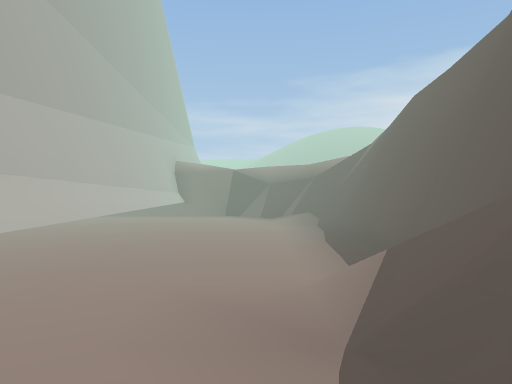
[1] (above)

13 first-person views from a walk through a scene from a Unity 3-D project. The camera is 1.2 m above the floor, looks level and sees 70° across. The floor is counted in squares, 2 m on a side. Each view is taken from the middle of a square. On the plan, view 1 faces up. The plan holds only what a view shows up to about 10 squares ahead; the rest is blank. The place goes on beyond the plan. The player character is not drawn.

[2]
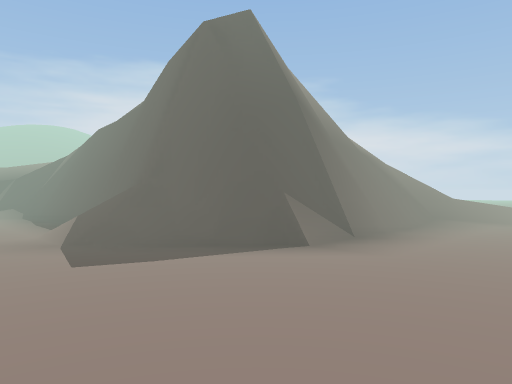

[3]
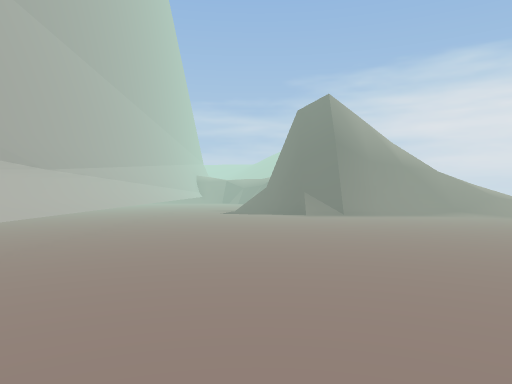

[4]
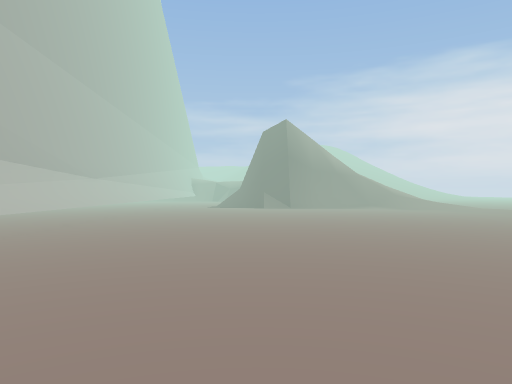

[5]
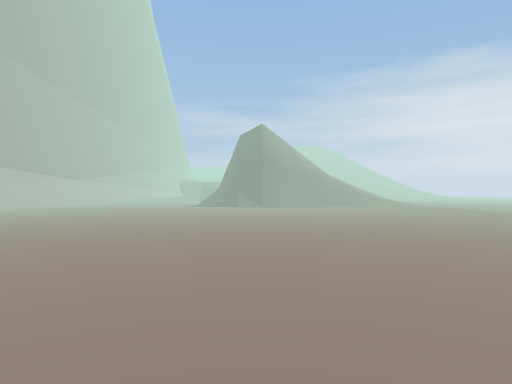

[6]
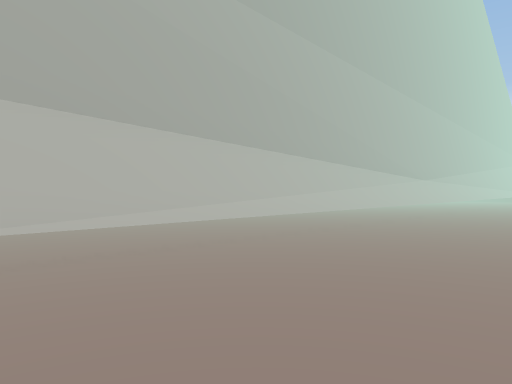

[7]
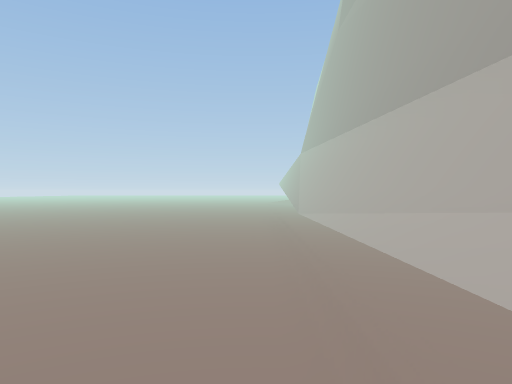

[8]
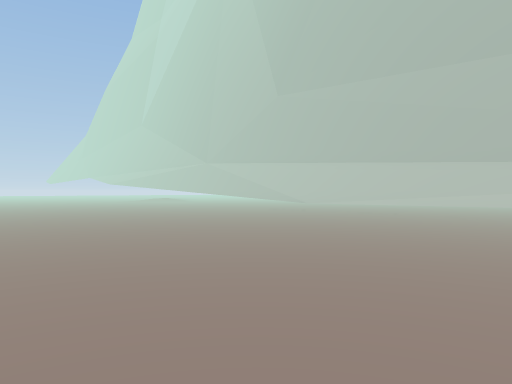

[9]
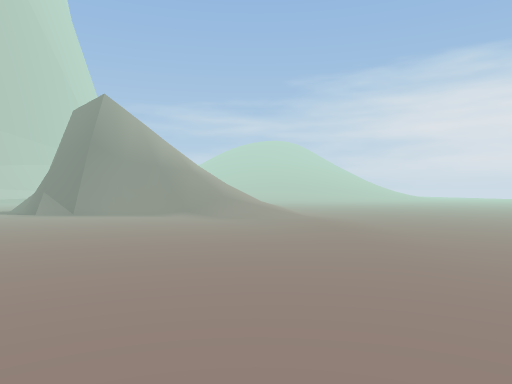

[10]
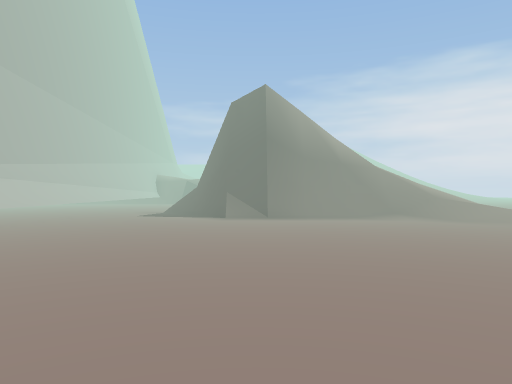

[11]
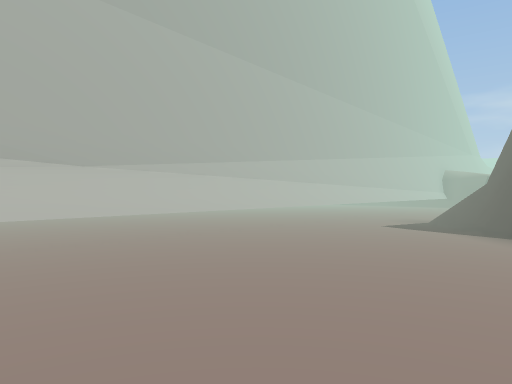

[12]
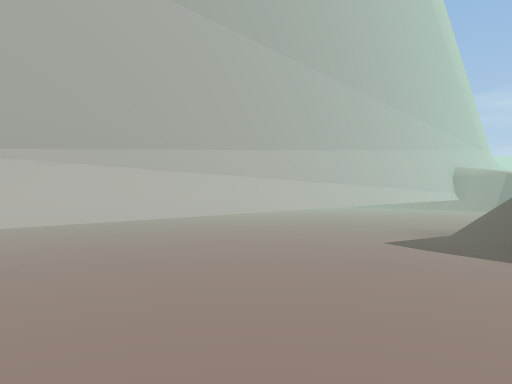

[13]
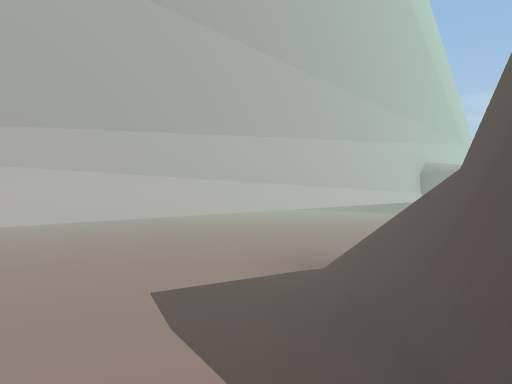

### Floor plan
Key: @ floor where view 1 was taken; # wall or solid block; . main floor; : floor 0.25 m higher than the main floor; / step, stairs or slope; = window, fence, low wall or low ledge; v drop or lower ground; T thing the floor can be seen under or through.
Columns run from 6 left of view 1 to 9 right of it. Each row starts with its distance up from view 1.
 10     ##//
  9   ..#===/
  8   ..T..=/
  7   ..T..=#
  6  ...T...#
  5 ....T...#
  4 ....T...#/
  3  ...T...#=
  2  ...T../#
  1  ...T..##vv=//
  0  ...T.@.#####///
 -1 ....T.......////
 -2 ....T.........//
 -3 ....T..........:
 -4 ....T..........:
 -5  ...T...........
 -6   ..T...........
 -7    .T...........
 -8   ..T...........
 -9   ..T...........
-10   ..T..........
-11   ..T..........
-12   ..T..........
-13   ..T.........
-14   ..T.........
-15   ..T.........
-16     T.........
-17     #.........
-18     #........

Positions as (right, up) in squares from view 1, and headings:
1: (0, 0), facing up
2: (-1, -3), facing up-right
3: (1, -10), facing up
4: (2, -14), facing up
5: (3, -15), facing up
6: (2, -16), facing up-left
7: (-1, -10), facing down
8: (8, -9), facing down-left
9: (8, -10), facing up
10: (3, -9), facing up
11: (3, -6), facing up-left
12: (2, -4), facing up-left
13: (2, -1), facing up-left
